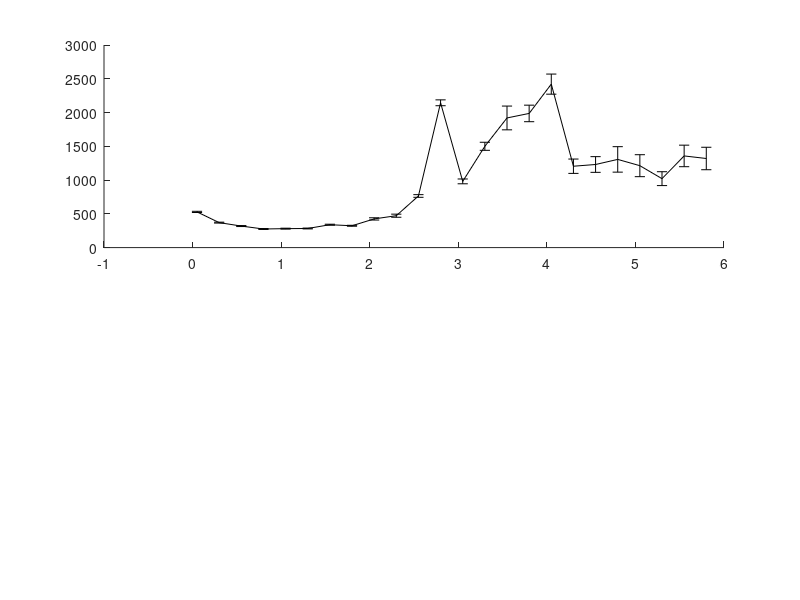

Reproduce this figure in MATLAB. (Note: this script raises an error after producing the figure.)
% In this experiment I compare the performance of the GD (with KDL) and the
% PCS on one scene with obstacles where the start and goal configurations
% are:
% State c_start = {0.5236, 1.7453, -1.8326, -1.4835,	1.5708,	0, 1.004278, 0.2729, 0.9486, -1.15011, 1.81001, -1.97739};
% State c_goal = {0.5236, 0.34907, 0.69813, -1.3963, 1.5708, 0, 0.7096, 1.8032, -1.7061, -1.6286, 1.9143, -2.0155}; // Robot 2 no backflip - Elbow down
% This while benchmarking the maximum step distance.
% With joint limits of the ABB robots.
% last updated: 08/03/17

clear all
clc

%%
D1 = load('benchmark_PCS_3poles_rangeB.txt'); 
verf = D1(:,2)==1;
suc = D1(:,3)==1;

disp('PCS:');
disp(['Results of ' num2str(size(D1,1)) ' queries.']);
disp(['Percent of successful queries verified: ' num2str(sum(verf & suc)/sum(suc)*100) '%']);
disp(['Plan distance: ' num2str(D1(1,4)) ]);
disp(['Avg. runtime: ' num2str(mean(D1(:,5))*1e3)  ' +/- ' num2str(std(D1(:,5))/sqrt(size(D1,1))*1e3) ' msec ']);
disp(['Avg. local-connection time: ' num2str(mean(D1(:,13))*1e3)  ' +/- ' num2str(std(D1(:,13))/sqrt(size(D1,1))*1e3) ' msec ']);
disp(['Avg. nodes in path: ' num2str(floor(mean(D1(:,11)))) ]);
disp(['Avg. nodes in trees: ' num2str(floor(mean(D1(:,12)))) ]);
disp(['Avg. number of IK solutions: ' num2str(floor(mean(D1(:,6)))) ]);

%%
D2 = load('benchmark_GD_3poles_rangeB.txt'); 
verf = D2(:,2)==1;
suc = D2(:,3)==1;

disp('GD:');
disp(['Results of ' num2str(size(D2,1)) ' queries.']);
disp(['Percent of successful queries verified: ' num2str(sum(verf & suc)/sum(suc)*100) '%']);
disp(['Plan distance: ' num2str(D2(1,4)) ]);
disp(['Avg. runtime: ' num2str(mean(D2(:,5))*1e3)  ' +/- ' num2str(std(D2(:,5))/sqrt(size(D2,1))*1e3) ' msec ']);
disp(['Avg. local-connection time: ' num2str(mean(D2(:,13))*1e3)  ' +/- ' num2str(std(D2(:,13))/sqrt(size(D2,1))*1e3) ' msec ']);
disp(['Avg. nodes in path: ' num2str(floor(mean(D2(:,11)))) ]);
disp(['Avg. nodes in trees: ' num2str(floor(mean(D2(:,12)))) ]);
disp(['Avg. number of projections: ' num2str(floor(mean(D2(:,6)))) ]);

%%
% PCS
rd = sort(unique(D1(:,1)));
for i = 1:length(rd)
    M = D1(D1(:,1)==rd(i), 2:end);
    td(i) = mean(M(:,4))*1e3;
    td_ste(i) = 1e3*std(M(:,4))/sqrt(size(M,1));
    nodes_d(i) =  mean(M(:,10));
    trees_d(i) =  mean(M(:,11));
    tlc_d(i) = mean(M(:,12))*1e3;
end

%%
% GD
rg = sort(unique(D2(:,1)));
for i = 1:length(rg)
    M = D2(D2(:,1)==rg(i), 2:end);
    disp([i-1 rg(i)  size(M,1)])
    tg(i) = mean(M(:,4))*1e3;
    tg_ste(i) = 1e3*std(M(:,4))/sqrt(size(M,1));
    nodes_g(i) =  mean(M(:,10));
    trees_g(i) =  mean(M(:,11));
    tlc_g(i) = mean(M(:,12))*1e3;
end

%%
disp(' ');
[tdmin, id] = min(td);
disp(['Minimum avg. runtime for PCS is ' num2str(tdmin) 'msec with d = ' num2str(rd(id)) ]);
[tgmin, ig] = min(tg);
disp(['Minimum avg. runtime for GD is ' num2str(tgmin) 'msec with d = ' num2str(rg(ig)) ]);
disp(['Best speed-up: t_{pcs}/t_{gd} = ' num2str(tdmin/tgmin) ]);

%%
h = figure(1);
clf
subplot(211)
errorbar(rd,td,td_ste,'-k','linewidth',2);
hold on
errorbar(rg,tg,tg_ste,'--k','linewidth',2);
hold off
ylabel('mean runtime [msec]');
xlabel('max. local-connection distance');
legend('PCS','GD');
% xlim([0 6]);
xlim([0 max(rd)]);

subplot(212)
plot(rd,td./tg,'-k','linewidth',2);
hold on
plot(xlim, ones(2,1),':k');
ylabel('t_{pcs}/t_{gd}');
xlabel('max. local-connection distance');
xlim([0 max(rd)]);

% set(h, 'Position', [100, 100, 800, 800]);


% figure(2);
% clf
% subplot(211)
% plot(rd,nodes_d,'-k','linewidth',2);
% hold on
% plot(rg,nodes_g,'--k','linewidth',2);
% hold off
% ylabel('path length');
% xlabel('max. local-connection distance');
% legend('PCS','GD');
% 
% subplot(212)
% plot(rd,trees_d,'-k','linewidth',2);
% hold on
% plot(rg,trees_g,'--k','linewidth',2);
% hold off
% ylabel('path length');
% xlabel('max. local-connection distance');
% legend('PCS','GD');

